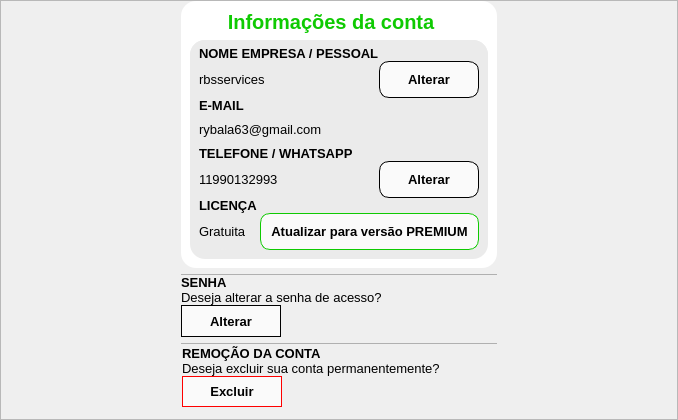
               <widget class="QFrame" name="frame_13">
                <property name="font">
                 <font>
                  <family>Segoe UI</family>
                  <pointsize>9</pointsize>
                 </font>
                </property>
                <property name="frameShape">
                 <enum>QFrame::StyledPanel</enum>
                </property>
                <property name="frameShadow">
                 <enum>QFrame::Raised</enum>
                </property>
                <layout class="QVBoxLayout" name="verticalLayout_17">
                 <property name="leftMargin">
                  <number>180</number>
                 </property>
                 <property name="topMargin">
                  <number>0</number>
                 </property>
                 <property name="rightMargin">
                  <number>180</number>
                 </property>
                 <item>
                  <widget class="QFrame" name="frame_14">
                   <property name="minimumSize">
                    <size>
                     <width>0</width>
                     <height>260</height>
                    </size>
                   </property>
                   <property name="font">
                    <font>
                     <family>Segoe UI</family>
                    </font>
                   </property>
                   <property name="styleSheet">
                    <string notr="true">border-radius:15px;
background-color: rgb(255, 255, 255);</string>
                   </property>
                   <property name="frameShape">
                    <enum>QFrame::NoFrame</enum>
                   </property>
                   <property name="frameShadow">
                    <enum>QFrame::Raised</enum>
                   </property>
                   <layout class="QVBoxLayout" name="verticalLayout_18">
                    <item alignment="Qt::AlignHCenter">
                     <widget class="QFrame" name="frame_2">
                      <property name="maximumSize">
                       <size>
                        <width>16777215</width>
                        <height>35</height>
                       </size>
                      </property>
                      <property name="font">
                       <font>
                        <family>Segoe UI</family>
                       </font>
                      </property>
                      <property name="styleSheet">
                       <string notr="true">border:0</string>
                      </property>
                      <property name="frameShape">
                       <enum>QFrame::NoFrame</enum>
                      </property>
                      <property name="frameShadow">
                       <enum>QFrame::Raised</enum>
                      </property>
                      <layout class="QHBoxLayout" name="horizontalLayout_5">
                       <property name="spacing">
                        <number>8</number>
                       </property>
                       <property name="leftMargin">
                        <number>0</number>
                       </property>
                       <property name="topMargin">
                        <number>0</number>
                       </property>
                       <property name="rightMargin">
                        <number>0</number>
                       </property>
                       <property name="bottomMargin">
                        <number>0</number>
                       </property>
                       <item>
                        <widget class="QLabel" name="label_3">
                         <property name="minimumSize">
                          <size>
                           <width>127</width>
                           <height>0</height>
                          </size>
                         </property>
                         <property name="maximumSize">
                          <size>
                           <width>241</width>
                           <height>30</height>
                          </size>
                         </property>
                         <property name="font">
                          <font>
                           <family>Segoe UI</family>
                           <pointsize>15</pointsize>
                           <weight>75</weight>
                           <bold>true</bold>
                          </font>
                         </property>
                         <property name="styleSheet">
                          <string notr="true">color:  rgb(15, 202, 2);</string>
                         </property>
                         <property name="text">
                          <string>Informações da conta</string>
                         </property>
                         <property name="alignment">
                          <set>Qt::AlignCenter</set>
                         </property>
                        </widget>
                       </item>
                       <item>
                        <widget class="QLabel" name="label_12">
                         <property name="maximumSize">
                          <size>
                           <width>30</width>
                           <height>30</height>
                          </size>
                         </property>
                         <property name="font">
                          <font>
                           <family>Segoe UI</family>
                          </font>
                         </property>
                         <property name="text">
                          <string/>
                         </property>
                         <property name="pixmap">
                          <pixmap resource="Resources/resources.qrc">:/icons/cubes-solid.svg</pixmap>
                         </property>
                         <property name="scaledContents">
                          <bool>true</bool>
                         </property>
                        </widget>
                       </item>
                      </layout>
                     </widget>
                    </item>
                    <item>
                     <widget class="QFrame" name="frame_16">
                      <property name="font">
                       <font>
                        <family>Segoe UI</family>
                       </font>
                      </property>
                      <property name="styleSheet">
                       <string notr="true">background-color: rgb(235, 235, 235);
border:0</string>
                      </property>
                      <property name="frameShape">
                       <enum>QFrame::StyledPanel</enum>
                      </property>
                      <property name="frameShadow">
                       <enum>QFrame::Raised</enum>
                      </property>
                      <layout class="QVBoxLayout" name="verticalLayout_19">
                       <property name="spacing">
                        <number>0</number>
                       </property>
                       <property name="leftMargin">
                        <number>0</number>
                       </property>
                       <property name="topMargin">
                        <number>0</number>
                       </property>
                       <property name="rightMargin">
                        <number>0</number>
                       </property>
                       <item>
                        <widget class="QFrame" name="frame_17">
                         <property name="font">
                          <font>
                           <family>Segoe UI</family>
                          </font>
                         </property>
                         <property name="styleSheet">
                          <string notr="true">border:0</string>
                         </property>
                         <property name="frameShape">
                          <enum>QFrame::NoFrame</enum>
                         </property>
                         <property name="frameShadow">
                          <enum>QFrame::Raised</enum>
                         </property>
                         <layout class="QGridLayout" name="gridLayout_6">
                          <property name="leftMargin">
                           <number>9</number>
                          </property>
                          <property name="topMargin">
                           <number>6</number>
                          </property>
                          <property name="bottomMargin">
                           <number>0</number>
                          </property>
                          <property name="spacing">
                           <number>0</number>
                          </property>
                          <item row="0" column="0" alignment="Qt::AlignBottom">
                           <widget class="QLabel" name="label_11">
                            <property name="font">
                             <font>
                              <family>Segoe UI</family>
                              <pointsize>10</pointsize>
                              <weight>75</weight>
                              <bold>true</bold>
                             </font>
                            </property>
                            <property name="text">
                             <string>NOME EMPRESA / PESSOAL</string>
                            </property>
                           </widget>
                          </item>
                          <item row="1" column="0">
                           <widget class="QLabel" name="text_empresa_pessoal">
                            <property name="font">
                             <font>
                              <family>Segoe UI</family>
                              <pointsize>10</pointsize>
                             </font>
                            </property>
                            <property name="text">
                             <string>rbsservices</string>
                            </property>
                           </widget>
                          </item>
                          <item row="1" column="1" alignment="Qt::AlignRight">
                           <widget class="QPushButton" name="btn_alterar_nome">
                            <property name="minimumSize">
                             <size>
                              <width>100</width>
                              <height>0</height>
                             </size>
                            </property>
                            <property name="maximumSize">
                             <size>
                              <width>16777215</width>
                              <height>100</height>
                             </size>
                            </property>
                            <property name="font">
                             <font>
                              <family>Segoe UI</family>
                              <pointsize>10</pointsize>
                              <weight>75</weight>
                              <bold>true</bold>
                             </font>
                            </property>
                            <property name="cursor">
                             <cursorShape>PointingHandCursor</cursorShape>
                            </property>
                            <property name="styleSheet">
                             <string notr="true">QPushButton{
	border:1px solid;
	padding:10px;
	border-radius:10px;
	background-color: rgb(250, 250, 250);
}

QPushButton:hover{
	background-color: rgb(209, 209, 209);
}</string>
                            </property>
                            <property name="text">
                             <string>Alterar</string>
                            </property>
                           </widget>
                          </item>
                         </layout>
                        </widget>
                       </item>
                       <item>
                        <widget class="QFrame" name="frame_19">
                         <property name="font">
                          <font>
                           <family>Segoe UI</family>
                          </font>
                         </property>
                         <property name="styleSheet">
                          <string notr="true">border:0</string>
                         </property>
                         <property name="frameShape">
                          <enum>QFrame::NoFrame</enum>
                         </property>
                         <property name="frameShadow">
                          <enum>QFrame::Raised</enum>
                         </property>
                         <layout class="QGridLayout" name="gridLayout_8">
                          <property name="leftMargin">
                           <number>9</number>
                          </property>
                          <property name="topMargin">
                           <number>0</number>
                          </property>
                          <property name="bottomMargin">
                           <number>9</number>
                          </property>
                          <property name="horizontalSpacing">
                           <number>0</number>
                          </property>
                          <property name="verticalSpacing">
                           <number>9</number>
                          </property>
                          <item row="0" column="0">
                           <widget class="QLabel" name="label_13">
                            <property name="font">
                             <font>
                              <family>Segoe UI</family>
                              <pointsize>10</pointsize>
                              <weight>75</weight>
                              <bold>true</bold>
                             </font>
                            </property>
                            <property name="text">
                             <string>E-MAIL</string>
                            </property>
                           </widget>
                          </item>
                          <item row="1" column="0" alignment="Qt::AlignTop">
                           <widget class="QLabel" name="text_email">
                            <property name="font">
                             <font>
                              <family>Segoe UI</family>
                              <pointsize>10</pointsize>
                             </font>
                            </property>
                            <property name="text">
                             <string>rybala63@gmail.com</string>
                            </property>
                           </widget>
                          </item>
                         </layout>
                        </widget>
                       </item>
                       <item>
                        <widget class="QFrame" name="frame_18">
                         <property name="font">
                          <font>
                           <family>Segoe UI</family>
                          </font>
                         </property>
                         <property name="styleSheet">
                          <string notr="true">border:0</string>
                         </property>
                         <property name="frameShape">
                          <enum>QFrame::StyledPanel</enum>
                         </property>
                         <property name="frameShadow">
                          <enum>QFrame::Raised</enum>
                         </property>
                         <layout class="QGridLayout" name="gridLayout_7">
                          <property name="topMargin">
                           <number>0</number>
                          </property>
                          <property name="rightMargin">
                           <number>9</number>
                          </property>
                          <property name="bottomMargin">
                           <number>0</number>
                          </property>
                          <property name="spacing">
                           <number>0</number>
                          </property>
                          <item row="0" column="0" alignment="Qt::AlignBottom">
                           <widget class="QLabel" name="label_15">
                            <property name="font">
                             <font>
                              <family>Segoe UI</family>
                              <pointsize>10</pointsize>
                              <weight>75</weight>
                              <bold>true</bold>
                             </font>
                            </property>
                            <property name="text">
                             <string>TELEFONE / WHATSAPP</string>
                            </property>
                           </widget>
                          </item>
                          <item row="1" column="0">
                           <widget class="QLabel" name="text_telefone">
                            <property name="font">
                             <font>
                              <family>Segoe UI</family>
                              <pointsize>10</pointsize>
                             </font>
                            </property>
                            <property name="text">
                             <string>11990132993</string>
                            </property>
                           </widget>
                          </item>
                          <item row="1" column="1" alignment="Qt::AlignRight">
                           <widget class="QPushButton" name="btn_alterar_telefone">
                            <property name="minimumSize">
                             <size>
                              <width>100</width>
                              <height>0</height>
                             </size>
                            </property>
                            <property name="maximumSize">
                             <size>
                              <width>16777215</width>
                              <height>100</height>
                             </size>
                            </property>
                            <property name="font">
                             <font>
                              <family>Segoe UI</family>
                              <pointsize>10</pointsize>
                              <weight>75</weight>
                              <bold>true</bold>
                             </font>
                            </property>
                            <property name="cursor">
                             <cursorShape>PointingHandCursor</cursorShape>
                            </property>
                            <property name="styleSheet">
                             <string notr="true">QPushButton{
	border:1px solid;
	padding:10px;
	border-radius:10px;
	background-color: rgb(250, 250, 250);

}


QPushButton:hover{
	background-color: rgb(209, 209, 209);
}</string>
                            </property>
                            <property name="text">
                             <string>Alterar</string>
                            </property>
                           </widget>
                          </item>
                         </layout>
                        </widget>
                       </item>
                       <item>
                        <widget class="QFrame" name="frame_20">
                         <property name="font">
                          <font>
                           <family>Segoe UI</family>
                          </font>
                         </property>
                         <property name="styleSheet">
                          <string notr="true">border:0</string>
                         </property>
                         <property name="frameShape">
                          <enum>QFrame::StyledPanel</enum>
                         </property>
                         <property name="frameShadow">
                          <enum>QFrame::Raised</enum>
                         </property>
                         <layout class="QGridLayout" name="gridLayout_9">
                          <property name="topMargin">
                           <number>0</number>
                          </property>
                          <property name="bottomMargin">
                           <number>0</number>
                          </property>
                          <property name="spacing">
                           <number>0</number>
                          </property>
                          <item row="0" column="0" alignment="Qt::AlignBottom">
                           <widget class="QLabel" name="label_17">
                            <property name="font">
                             <font>
                              <family>Segoe UI</family>
                              <pointsize>10</pointsize>
                              <weight>75</weight>
                              <bold>true</bold>
                             </font>
                            </property>
                            <property name="text">
                             <string>LICENÇA</string>
                            </property>
                           </widget>
                          </item>
                          <item row="1" column="1" alignment="Qt::AlignRight">
                           <widget class="QPushButton" name="btn_atualizar_licenca">
                            <property name="minimumSize">
                             <size>
                              <width>100</width>
                              <height>0</height>
                             </size>
                            </property>
                            <property name="maximumSize">
                             <size>
                              <width>20000</width>
                              <height>16777215</height>
                             </size>
                            </property>
                            <property name="font">
                             <font>
                              <family>Segoe UI</family>
                              <pointsize>10</pointsize>
                              <weight>75</weight>
                              <bold>true</bold>
                             </font>
                            </property>
                            <property name="cursor">
                             <cursorShape>PointingHandCursor</cursorShape>
                            </property>
                            <property name="styleSheet">
                             <string notr="true">QPushButton{
	border:1px solid rgb(15, 202, 2);
	padding:10px;
	border-radius:10px;
	background-color: rgb(250, 250, 250);
}

QPushButton:hover{
	background-color: rgb(145, 255, 133);
}</string>
                            </property>
                            <property name="text">
                             <string>Atualizar para versão PREMIUM</string>
                            </property>
                           </widget>
                          </item>
                          <item row="1" column="0">
                           <widget class="QLabel" name="text_licenca">
                            <property name="minimumSize">
                             <size>
                              <width>0</width>
                              <height>0</height>
                             </size>
                            </property>
                            <property name="font">
                             <font>
                              <family>Segoe UI</family>
                              <pointsize>10</pointsize>
                             </font>
                            </property>
                            <property name="text">
                             <string>Gratuita</string>
                            </property>
                           </widget>
                          </item>
                         </layout>
                        </widget>
                       </item>
                      </layout>
                     </widget>
                    </item>
                   </layout>
                  </widget>
                 </item>
                 <item>
                  <widget class="QFrame" name="frame_15">
                   <property name="minimumSize">
                    <size>
                     <width>0</width>
                     <height>0</height>
                    </size>
                   </property>
                   <property name="maximumSize">
                    <size>
                     <width>16777215</width>
                     <height>80</height>
                    </size>
                   </property>
                   <property name="font">
                    <font>
                     <family>Segoe UI</family>
                    </font>
                   </property>
                   <property name="styleSheet">
                    <string notr="true">border-top:1px solid rgb(176, 176, 176)</string>
                   </property>
                   <property name="frameShape">
                    <enum>QFrame::NoFrame</enum>
                   </property>
                   <property name="frameShadow">
                    <enum>QFrame::Raised</enum>
                   </property>
                   <layout class="QVBoxLayout" name="verticalLayout_20">
                    <property name="spacing">
                     <number>0</number>
                    </property>
                    <property name="leftMargin">
                     <number>0</number>
                    </property>
                    <property name="topMargin">
                     <number>0</number>
                    </property>
                    <property name="rightMargin">
                     <number>0</number>
                    </property>
                    <property name="bottomMargin">
                     <number>0</number>
                    </property>
                    <item>
                     <widget class="QLabel" name="label_20">
                      <property name="maximumSize">
                       <size>
                        <width>16777215</width>
                        <height>20</height>
                       </size>
                      </property>
                      <property name="font">
                       <font>
                        <family>Segoe UI</family>
                        <pointsize>10</pointsize>
                        <weight>75</weight>
                        <bold>true</bold>
                       </font>
                      </property>
                      <property name="styleSheet">
                       <string notr="true">border:0</string>
                      </property>
                      <property name="text">
                       <string>SENHA</string>
                      </property>
                     </widget>
                    </item>
                    <item>
                     <widget class="QLabel" name="label_23">
                      <property name="font">
                       <font>
                        <family>Segoe UI</family>
                        <pointsize>10</pointsize>
                       </font>
                      </property>
                      <property name="styleSheet">
                       <string notr="true">border:0</string>
                      </property>
                      <property name="text">
                       <string>Deseja alterar a senha de acesso?</string>
                      </property>
                     </widget>
                    </item>
                    <item>
                     <widget class="QPushButton" name="btn_alterar_senha">
                      <property name="minimumSize">
                       <size>
                        <width>100</width>
                        <height>0</height>
                       </size>
                      </property>
                      <property name="maximumSize">
                       <size>
                        <width>100</width>
                        <height>32</height>
                       </size>
                      </property>
                      <property name="font">
                       <font>
                        <family>Segoe UI</family>
                        <pointsize>10</pointsize>
                        <weight>75</weight>
                        <bold>true</bold>
                       </font>
                      </property>
                      <property name="cursor">
                       <cursorShape>PointingHandCursor</cursorShape>
                      </property>
                      <property name="styleSheet">
                       <string notr="true">QPushButton{
	border:1px solid;
	padding:8px;
	background-color: rgb(250, 250, 250);
}


QPushButton:hover{
	background-color: rgb(209, 209, 209);
}</string>
                      </property>
                      <property name="text">
                       <string>Alterar</string>
                      </property>
                     </widget>
                    </item>
                   </layout>
                  </widget>
                 </item>
                 <item>
                  <widget class="QFrame" name="frame_21">
                   <property name="maximumSize">
                    <size>
                     <width>16777215</width>
                     <height>80</height>
                    </size>
                   </property>
                   <property name="font">
                    <font>
                     <family>Segoe UI</family>
                    </font>
                   </property>
                   <property name="styleSheet">
                    <string notr="true">border-top:1px solid rgb(176, 176, 176)</string>
                   </property>
                   <property name="frameShape">
                    <enum>QFrame::StyledPanel</enum>
                   </property>
                   <property name="frameShadow">
                    <enum>QFrame::Raised</enum>
                   </property>
                   <layout class="QVBoxLayout" name="verticalLayout_21">
                    <property name="spacing">
                     <number>0</number>
                    </property>
                    <property name="leftMargin">
                     <number>0</number>
                    </property>
                    <property name="topMargin">
                     <number>2</number>
                    </property>
                    <property name="rightMargin">
                     <number>0</number>
                    </property>
                    <property name="bottomMargin">
                     <number>0</number>
                    </property>
                    <item>
                     <widget class="QLabel" name="label_21">
                      <property name="maximumSize">
                       <size>
                        <width>16777215</width>
                        <height>20</height>
                       </size>
                      </property>
                      <property name="font">
                       <font>
                        <family>Segoe UI</family>
                        <pointsize>10</pointsize>
                        <weight>75</weight>
                        <bold>true</bold>
                       </font>
                      </property>
                      <property name="styleSheet">
                       <string notr="true">border:0</string>
                      </property>
                      <property name="text">
                       <string>REMOÇÃO DA CONTA</string>
                      </property>
                     </widget>
                    </item>
                    <item>
                     <widget class="QLabel" name="label_22">
                      <property name="font">
                       <font>
                        <family>Segoe UI</family>
                        <pointsize>10</pointsize>
                       </font>
                      </property>
                      <property name="styleSheet">
                       <string notr="true">border:0</string>
                      </property>
                      <property name="text">
                       <string>Deseja excluir sua conta permanentemente?</string>
                      </property>
                     </widget>
                    </item>
                    <item>
                     <widget class="QPushButton" name="btn_excluir_conta">
                      <property name="minimumSize">
                       <size>
                        <width>100</width>
                        <height>0</height>
                       </size>
                      </property>
                      <property name="maximumSize">
                       <size>
                        <width>100</width>
                        <height>32</height>
                       </size>
                      </property>
                      <property name="font">
                       <font>
                        <family>Segoe UI</family>
                        <pointsize>10</pointsize>
                        <weight>75</weight>
                        <bold>true</bold>
                       </font>
                      </property>
                      <property name="cursor">
                       <cursorShape>PointingHandCursor</cursorShape>
                      </property>
                      <property name="styleSheet">
                       <string notr="true">QPushButton{
	border:1px solid red;
	padding:7px;
	background-color: rgb(250, 250, 250);

}

QPushButton:hover{
	background-color: rgb(255, 147, 147);
}</string>
                      </property>
                      <property name="text">
                       <string>Excluir</string>
                      </property>
                     </widget>
                    </item>
                   </layout>
                  </widget>
                 </item>
                </layout>
               </widget>
